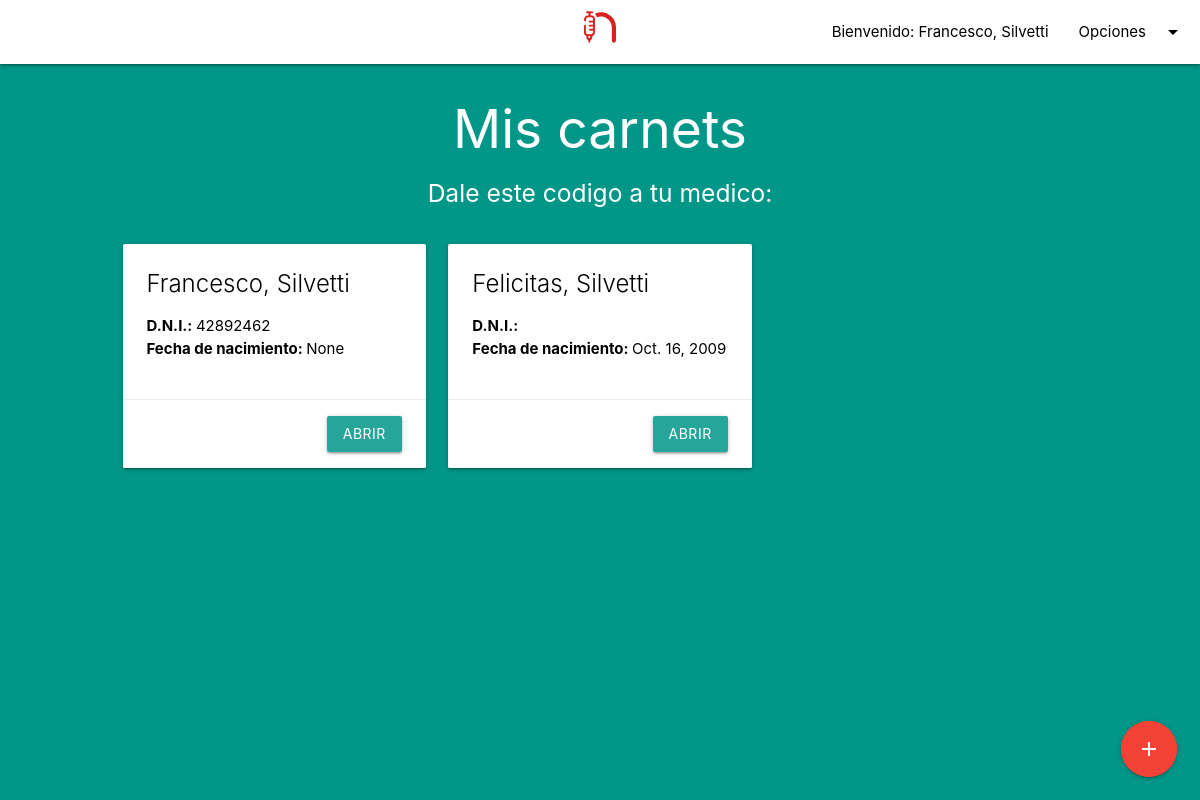
The page / (signed in) on the database as committed earlier.
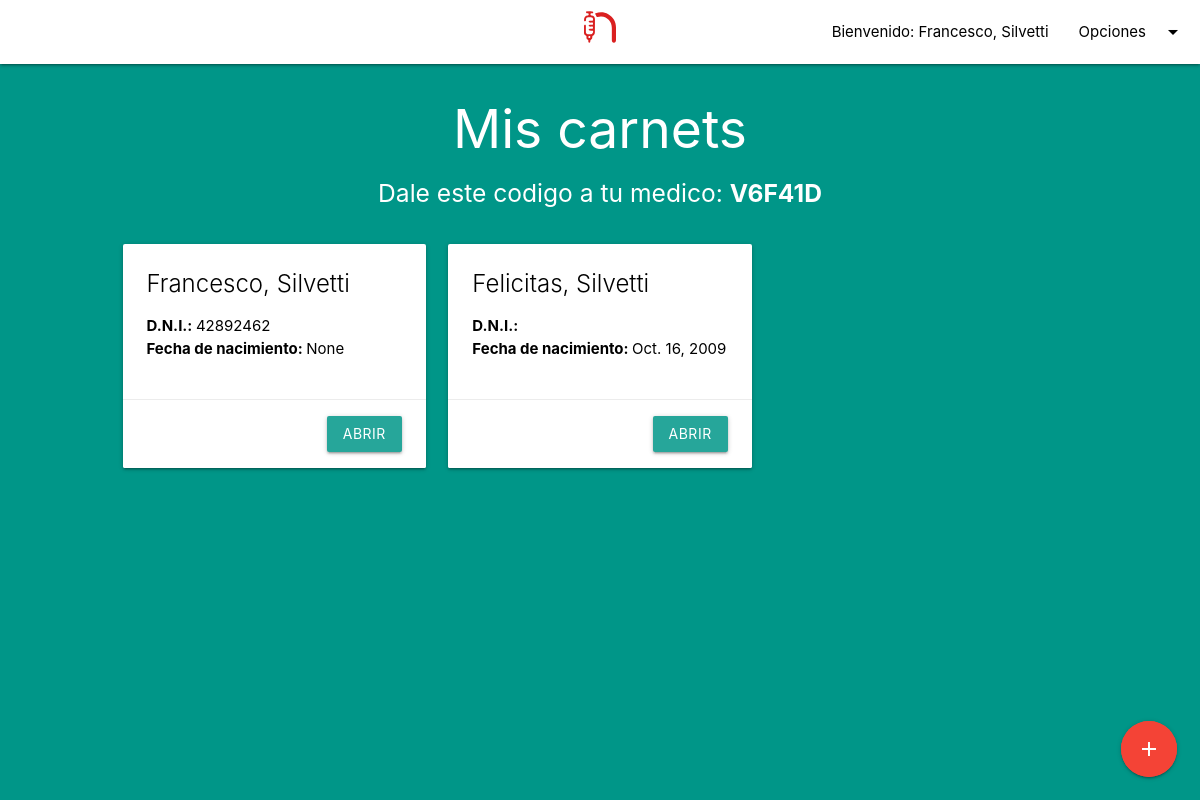
The same page on the database as committed later.
### accounts/models.py (models this page shows, shortened)
class User(AbstractUser):
    is_medic = models.BooleanField(null=True)
    dni = models.CharField(max_length=9, null=True, blank=False, unique=True)
    born_date = models.DateField(null=True)

class Token(models.Model):
    user = models.OneToOneField(User, on_delete=models.CASCADE, related_name='token')
    token = models.CharField(max_length=6, null=False)
    attemps = models.IntegerField(null=False, default=0)

### webpage/views.py (the view)
# urls.py: 2. Add a URL to urlpatterns:  path('', Home.as_view(), name='home')
def Home(request):
    if (request.user.is_authenticated):
        if (not request.user.is_medic):
            return render(request, 'webpage/home.html', {'children': request.user.carnets.all()})
        else:
            return (home_medic(request))
    else:
        return redirect('/accounts/login')

### webpage/templates/webpage/home.html
{% extends 'base.html' %}
{% block body %}
    <div class="row">
        <div class="center-align">
            <h2 class="white-text">Mis carnets</h2>
            <h5 class="white-text">Dale este codigo a tu medico: <b>{{ user.token.token }}</b></h5>
        </div>
    </div>
    <div class="row">
        <div class="col s1"></div>
        <div class="col s10">
            {% for child in children %}
                <div class="col s12 m6 l4">
                    <div class="card hoverable">
                        <div class="card-content black-text">
                            <span class="card-title">{{ child.name }}, {{ child.last_name }}</span>
                            <ul>
                                <li><b>D.N.I.: </b>{{ child.dni }}</li>
                                <li><b>Fecha de nacimiento: </b>{{ child.born_date }}</li>
                            </ul>
                        </div>
                        <div class="card-action right-align">
                            <a class="btn" href="{% url "vacunacion:carnet_detail" child.id %}">ABRIR</a>
                        </div>
                    </div>
                </div>
            {% endfor %}
        </div>
    </div>
    <div class="fixed-action-btn">
        <a href="{% url "vacunacion:create_carnet" %}" class="btn-floating btn-large red pulse">
            <i class="large material-icons">add</i>
        </a>
    </div>
{% endblock body %}

### webpage/templates/base.html (shortened to what this page needs)
{% load static %}
<!DOCTYPE html>
<html>
<head>
    <link type="text/css" rel="stylesheet" href="{% static "webpage/materialize/css/materialize.min.css" %}"
          media="screen,projection"/>
</head>
<body class="teal">
<nav class="white">
    <div class="nav-wrapper">
        <a href="/" class="brand-logo center black-text"><img src='{% static 'webpage/logo.svg' %}'
                                                              style="height: 32px"/></a>
        <ul class="right hide-on-med-and-down">
            {% if user.is_authenticated %}
                <li><a class="black-text" href="#">Bienvenido: {{ user.first_name }}, {{ user.last_name }}</a></li>
            {% endif %}
            <li>
                <a class="dropdown-trigger black-text" href="#" data-target="account-dropdown">Opciones<i
                        class="material-icons black-text right">arrow_drop_down</i></a>
            </li>
        </ul>
    </div>
</nav>
{% block body %}
{% endblock %}
</body>
</html>

Rows that differ between the two databases and show on the page:
changed User "Francesco": token.token (not shown) → "V6F41D"
